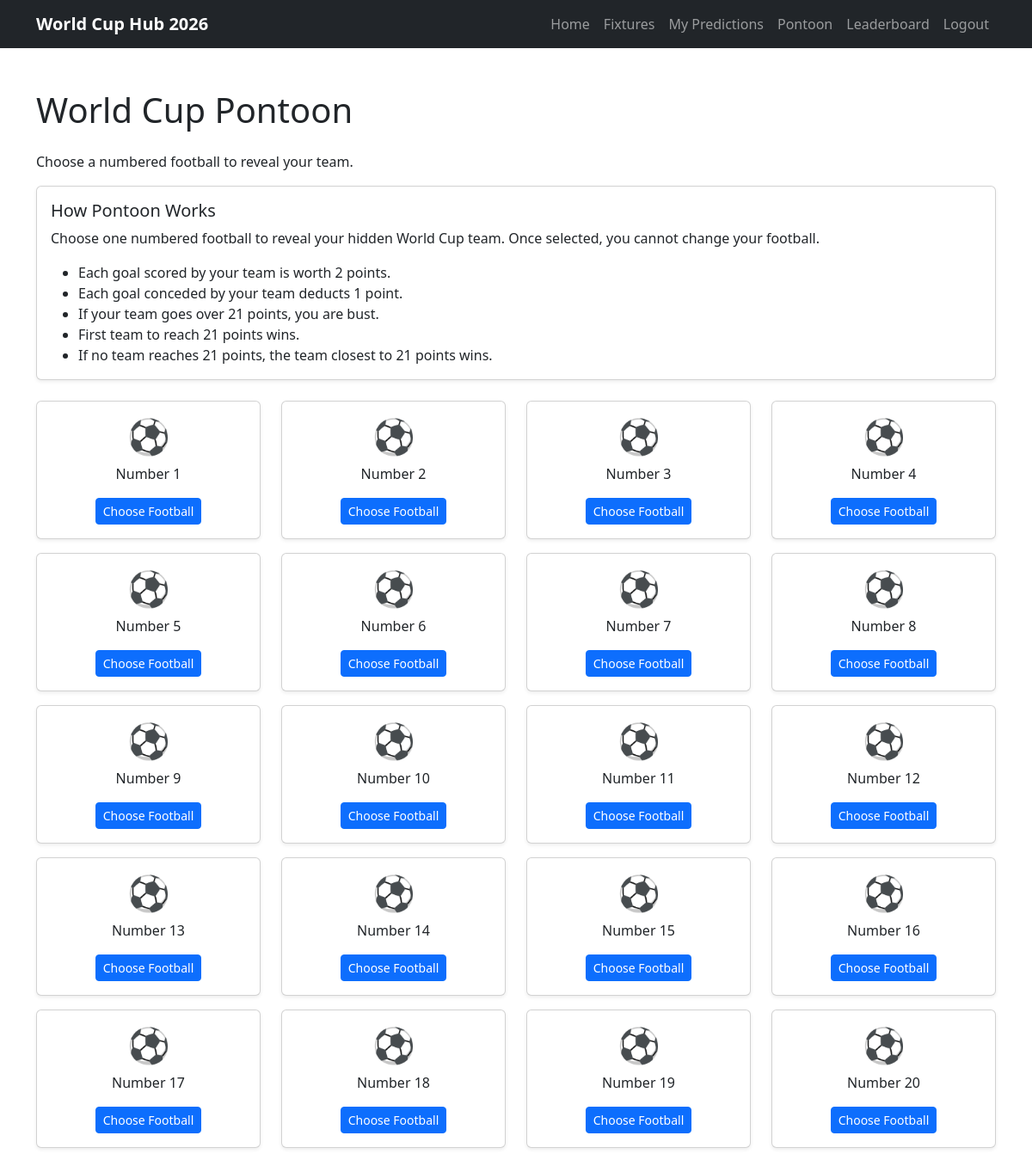
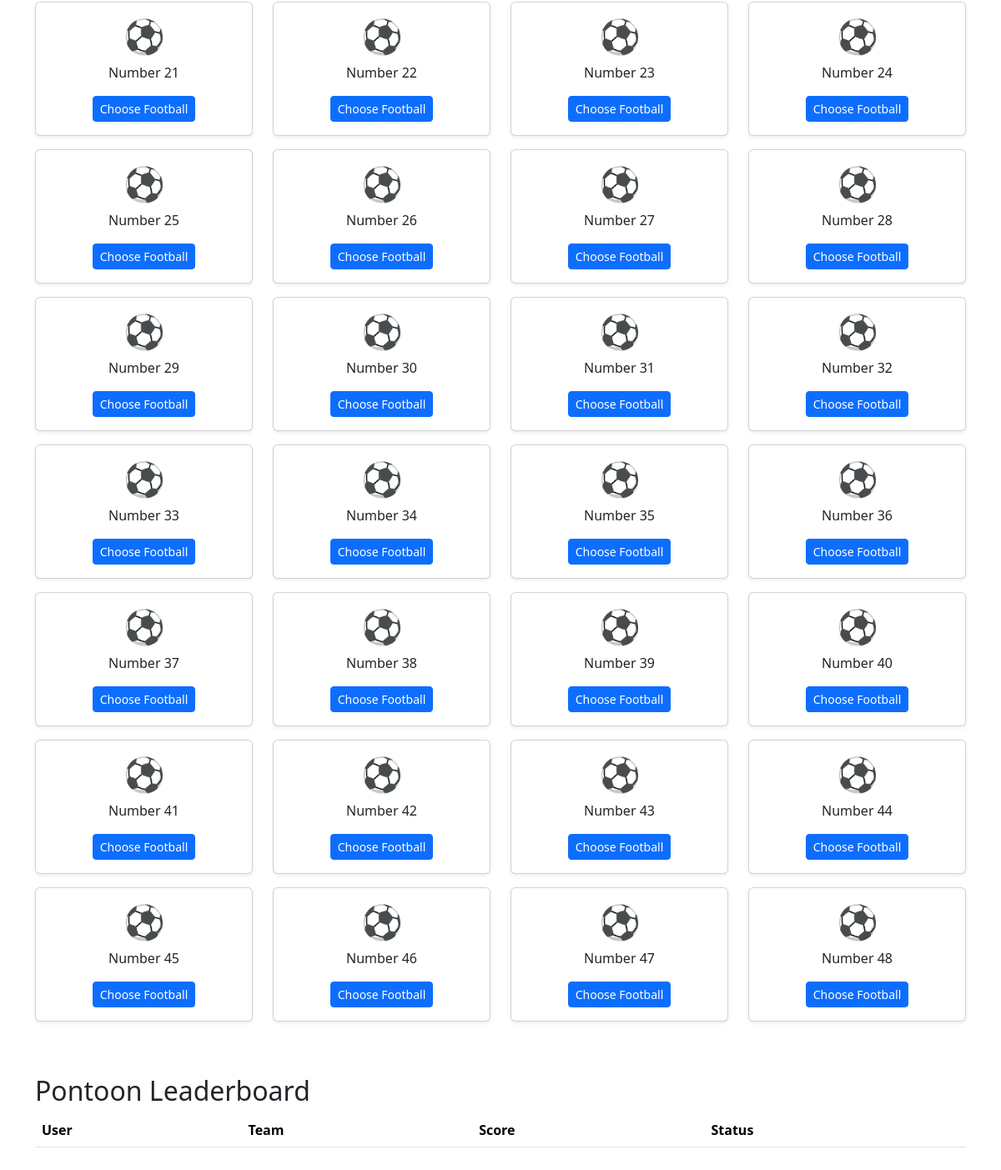
The page /pontoon/ (signed in) on the database as committed earlier (2 pictures, top to bottom).
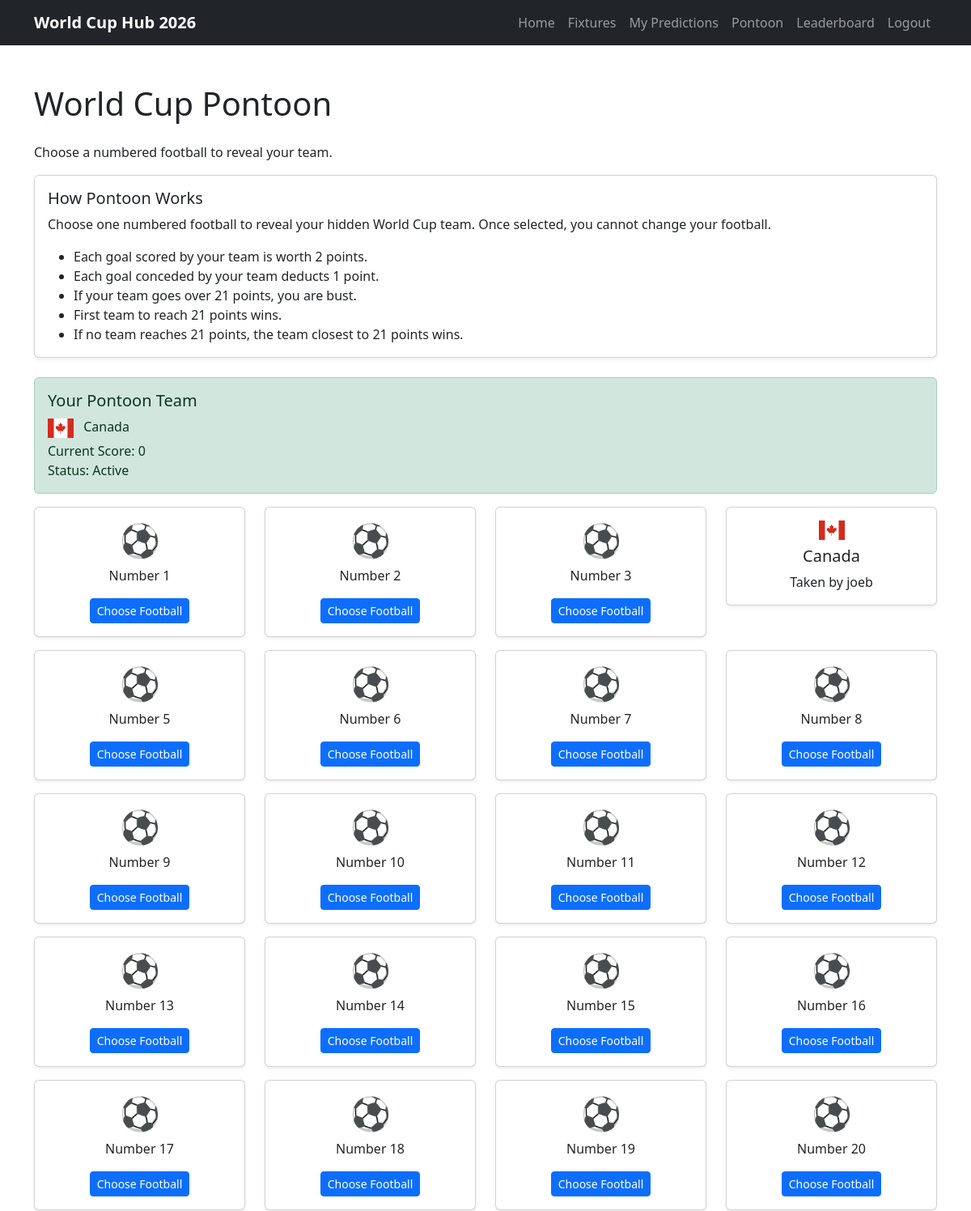
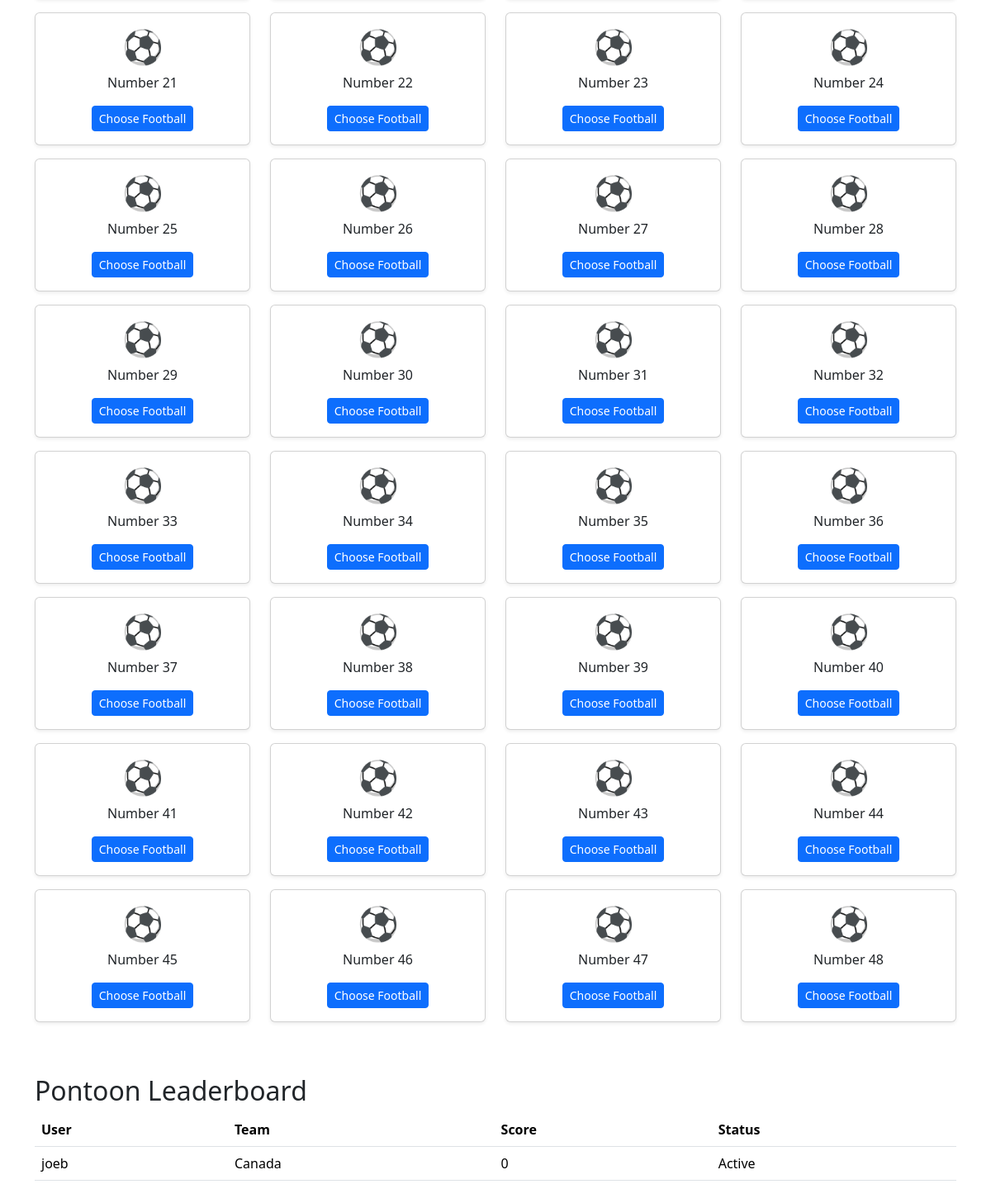
The same page on the database as committed later (2 pictures, top to bottom).
### pontoon/models.py (models this page shows, shortened)
class PontoonBall(models.Model):
    number = models.PositiveIntegerField(unique=True)
    team = models.OneToOneField(
        Team,
        on_delete=models.SET_NULL,
        null=True,
        blank=True
    )
    selected_by = models.OneToOneField(
        User,
        on_delete=models.SET_NULL,
        null=True,
        blank=True
    )
    score = models.IntegerField(
        default=0
    )
    busted = models.BooleanField(
        default=False
    )

### predictor/models.py (models this page shows)
class Team(models.Model):
    GROUP_CHOICES = [
        ('A', 'Group A'),
        ('B', 'Group B'),
        ('C', 'Group C'),
        ('D', 'Group D'),
        ('E', 'Group E'),
        ('F', 'Group F'),
        ('G', 'Group G'),
        ('H', 'Group H'),
        ('I', 'Group I'),
        ('J', 'Group J'),
        ('K', 'Group K'),
        ('L', 'Group L'),
    ]
    name = models.CharField(max_length=100)
    group = models.CharField(max_length=1, choices=GROUP_CHOICES)
    manager = models.CharField(max_length=100, blank=True, null=True)
    captain = models.CharField(max_length=100, blank=True, null=True)
    best_world_cup_finish = models.CharField(max_length=100, blank=True, null=True)
    best_world_cup_year = models.CharField(max_length=100,blank=True,null=True)
    def __str__(self):
        return self.name

### pontoon/views.py (the view)
# urls.py: path("", views.pontoon_home, name="pontoon_home"),
def pontoon_home(request):
    balls = PontoonBall.objects.all().order_by("number")
    selected_ball = None
    if request.user.is_authenticated:
        selected_ball = PontoonBall.objects.filter(
            selected_by=request.user
        ).first()
    context = {
        "balls": balls,
        "selected_ball": selected_ball,
    }
    return render(request, "pontoon/pontoon_home.html", context)

### pontoon/templates/pontoon/pontoon_home.html
{% extends "base.html" %} {% load static %} {% block title %} Pontoon | World Cup Hub 2026 {% endblock %} {% block content %}
<section class="container py-5">
  <h1 class="mb-4">World Cup Pontoon</h1>
  <p>Choose a numbered football to reveal your team.</p>
  <div class="card mb-4 shadow-sm">
    <div class="card-body">
      <h2 class="h5">How Pontoon Works</h2>
      <p>Choose one numbered football to reveal your hidden World Cup team. Once selected, you cannot change your football.</p>
      <ul class="mb-0">
        <li>Each goal scored by your team is worth 2 points.</li>
        <li>Each goal conceded by your team deducts 1 point.</li>
        <li>If your team goes over 21 points, you are bust.</li>
        <li>First team to reach 21 points wins.</li>
        <li>If no team reaches 21 points, the team closest to 21 points wins.</li>
      </ul>
    </div>
  </div>
  {% if selected_ball %}
  <div class="alert alert-success">
    <h2 class="h5">Your Pontoon Team</h2>
    <p class="mb-1">
      <img src="{% static 'images/flags/' %}{{ selected_ball.team.name|slugify }}.svg" alt="{{ selected_ball.team.name }} flag" width="32" class="me-2" />
      {{ selected_ball.team }}
    </p>
    <p class="mb-0">Current Score: {{ selected_ball.score }}</p>
    <p class="mb-0">Status: {% if selected_ball.busted %} Busted {% else %} Active {% endif %}</p>
  </div>
  {% endif %}
  <div class="row">
    {% for ball in balls %}
    <div class="col-6 col-md-3 mb-3">
      <div class="card text-center shadow-sm">
        <div class="card-body">
          {% if ball.selected_by %}
          <h2 class="h5">
            <img src="{% static 'images/flags/' %}{{ ball.team.name|slugify }}.svg" alt="{{ ball.team.name }} flag" width="32" class="mb-2" />
            <br />
            {{ ball.team }}
          </h2>
          <p class="mb-0">Taken by {{ ball.selected_by.username }}</p>
          {% else %}
          <h2 class="display-6">⚽</h2>
          <p>Number {{ ball.number }}</p>
          <a href="{% url 'confirm_ball' ball.id %}" class="btn btn-primary btn-sm"> Choose Football </a>
          {% endif %}
        </div>
      </div>
    </div>
    {% endfor %}
  </div>
  <h2 class="mt-5">Pontoon Leaderboard</h2>
  <table class="table">
    <thead>
      <tr>
        <th>User</th>
        <th>Team</th>
        <th>Score</th>
        <th>Status</th>
      </tr>
    </thead>
    <tbody>
      {% for ball in balls %} {% if ball.selected_by %}
      <tr>
        <td>{{ ball.selected_by.username }}</td>
        <td>{{ ball.team }}</td>
        <td>{{ ball.score }}</td>
        <td>{% if ball.busted %} Busted {% else %} Active {% endif %}</td>
      </tr>
      {% endif %} {% endfor %}
    </tbody>
  </table>
</section>
{% endblock %}

Rows that differ between the two databases and show on the page:
now on one of the page's lists (row edited): PontoonBall: selected_by.username "joeb", team "Canada", score "0"
changed PontoonBall: team (not shown) → "Canada"; score (not shown) → "0"; selected_by_id: picture added; selected_by.username (not shown) → "joeb"; number "4" → (not shown); selected_by_id "⚽ Number Choose Football" → "Taken by"
Other text that changed with them:
text now shown: "Your Pontoon Team Current Score: Status: Active"
